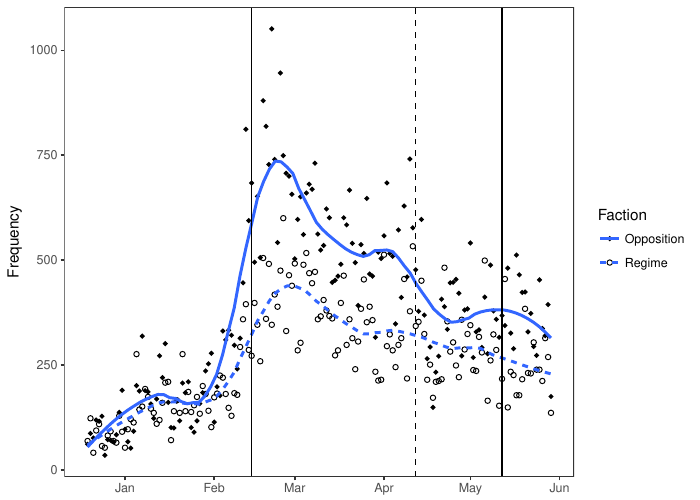

The R source for this figure:
##Graphing Tweet Density: code for Figure 1

library("reshape2")
library("foreign")
library("RTextTools")
library("ggplot2")
library("lubridate")
library("dplyr")

load("anonymized_tweets.Rdata")

##meld data
alldens.m = melt(alldens, id.vars ="days", measure.vars = c("oppdensity.Freq","govdensity.Freq"))
alldens.m$Faction<-alldens.m$variable
levels(alldens.m$Faction)[levels(alldens.m$Faction) =="oppdensity.Freq"]<-"Opposition"
levels(alldens.m$Faction)[levels(alldens.m$Faction) =="govdensity.Freq"]<-"Regime"


##make plot

pdf("fig1.pdf", 7, 5)

{ggplot(alldens.m, aes(y=value, x=days, pch = Faction, linetype=Faction)) + geom_point()  +
   stat_smooth(span=.3, se=FALSE) +
    xlab(NULL) + ylab("Frequency")  + scale_shape_manual(values=c(18, 1)) + theme_bw() +
  theme(panel.grid.major = element_blank(), panel.grid.minor = element_blank())+
  geom_vline(xintercept=as.numeric(days[58])) +
  geom_vline(xintercept=as.numeric(days[145]))  +
  geom_vline(xintercept=as.numeric(days[115]), linetype=2) 

}
dev.off()





